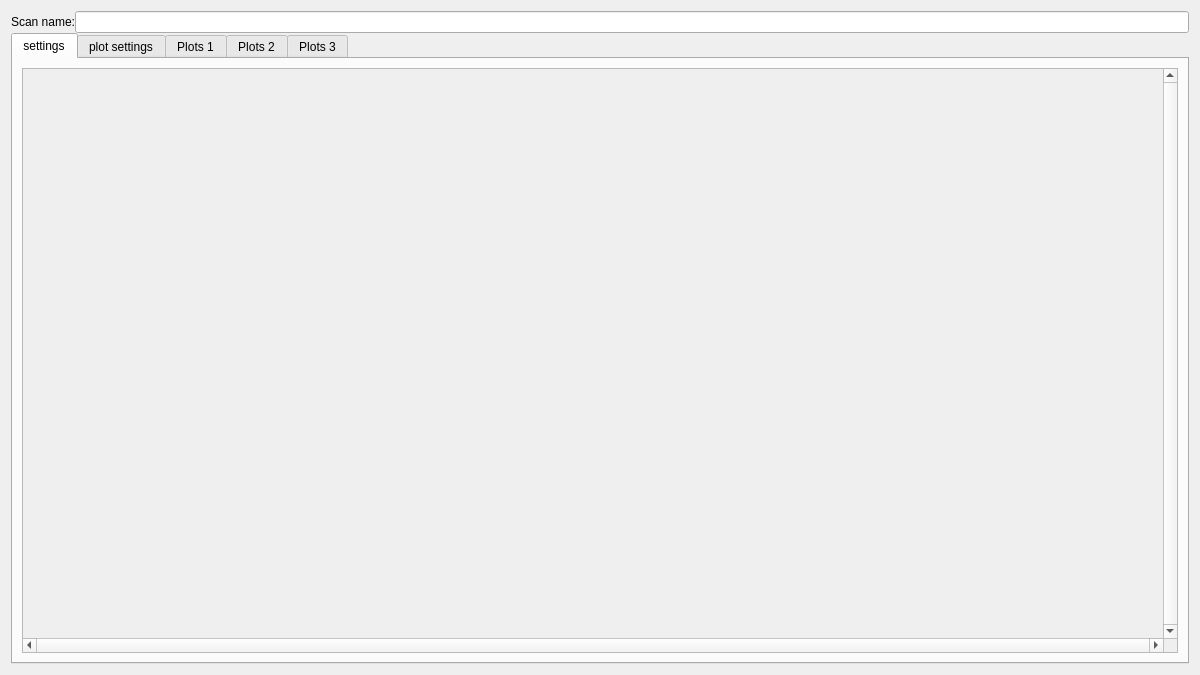
<?xml version="1.0" encoding="UTF-8"?>
<ui version="4.0">
 <class>Form</class>
 <widget class="QWidget" name="Form">
  <property name="geometry">
   <rect>
    <x>0</x>
    <y>0</y>
    <width>1200</width>
    <height>675</height>
   </rect>
  </property>
  <property name="windowTitle">
   <string>Form</string>
  </property>
  <layout class="QVBoxLayout" name="verticalLayout">
   <property name="spacing">
    <number>0</number>
   </property>
   <item>
    <layout class="QHBoxLayout" name="horizontalLayout">
     <item>
      <widget class="QLabel" name="label">
       <property name="text">
        <string>Scan name:</string>
       </property>
      </widget>
     </item>
     <item>
      <widget class="QLineEdit" name="lineEdit"/>
     </item>
    </layout>
   </item>
   <item>
    <widget class="QTabWidget" name="ScanTab">
     <property name="currentIndex">
      <number>0</number>
     </property>
     <widget class="QWidget" name="settingTab">
      <attribute name="title">
       <string>settings</string>
      </attribute>
      <layout class="QVBoxLayout" name="verticalLayout_3">
       <item>
        <widget class="QScrollArea" name="scrollArea">
         <property name="sizePolicy">
          <sizepolicy hsizetype="Preferred" vsizetype="Preferred">
           <horstretch>0</horstretch>
           <verstretch>0</verstretch>
          </sizepolicy>
         </property>
         <property name="minimumSize">
          <size>
           <width>300</width>
           <height>0</height>
          </size>
         </property>
         <property name="verticalScrollBarPolicy">
          <enum>Qt::ScrollBarAlwaysOn</enum>
         </property>
         <property name="horizontalScrollBarPolicy">
          <enum>Qt::ScrollBarAlwaysOn</enum>
         </property>
         <property name="sizeAdjustPolicy">
          <enum>QAbstractScrollArea::AdjustIgnored</enum>
         </property>
         <property name="widgetResizable">
          <bool>true</bool>
         </property>
         <widget class="QWidget" name="scrollAreaWidgetContents">
          <property name="geometry">
           <rect>
            <x>0</x>
            <y>0</y>
            <width>1139</width>
            <height>574</height>
           </rect>
          </property>
          <layout class="QVBoxLayout" name="verticalLayout_4"/>
         </widget>
        </widget>
       </item>
      </layout>
     </widget>
     <widget class="QWidget" name="PlotSettingTab">
      <attribute name="title">
       <string>plot settings</string>
      </attribute>
      <layout class="QVBoxLayout" name="verticalLayout_6">
       <item>
        <layout class="QVBoxLayout" name="verticalLayout_2"/>
       </item>
       <item>
        <spacer name="verticalSpacer">
         <property name="orientation">
          <enum>Qt::Vertical</enum>
         </property>
         <property name="sizeType">
          <enum>QSizePolicy::MinimumExpanding</enum>
         </property>
         <property name="sizeHint" stdset="0">
          <size>
           <width>20</width>
           <height>0</height>
          </size>
         </property>
        </spacer>
       </item>
       <item>
        <layout class="QGridLayout" name="gridLayout_2">
         <item row="2" column="1" colspan="2">
          <widget class="QPushButton" name="save_setting_button">
           <property name="sizePolicy">
            <sizepolicy hsizetype="Fixed" vsizetype="Fixed">
             <horstretch>0</horstretch>
             <verstretch>0</verstretch>
            </sizepolicy>
           </property>
           <property name="minimumSize">
            <size>
             <width>200</width>
             <height>0</height>
            </size>
           </property>
           <property name="font">
            <font>
             <pointsize>8</pointsize>
            </font>
           </property>
           <property name="text">
            <string>Save setting</string>
           </property>
          </widget>
         </item>
         <item row="1" column="1" colspan="2">
          <widget class="QPushButton" name="load_button">
           <property name="sizePolicy">
            <sizepolicy hsizetype="Fixed" vsizetype="Fixed">
             <horstretch>80</horstretch>
             <verstretch>0</verstretch>
            </sizepolicy>
           </property>
           <property name="minimumSize">
            <size>
             <width>200</width>
             <height>0</height>
            </size>
           </property>
           <property name="font">
            <font>
             <pointsize>8</pointsize>
            </font>
           </property>
           <property name="text">
            <string>Load</string>
           </property>
          </widget>
         </item>
         <item row="6" column="1" colspan="2">
          <widget class="QPushButton" name="scan_button">
           <property name="sizePolicy">
            <sizepolicy hsizetype="Fixed" vsizetype="Fixed">
             <horstretch>0</horstretch>
             <verstretch>0</verstretch>
            </sizepolicy>
           </property>
           <property name="minimumSize">
            <size>
             <width>200</width>
             <height>60</height>
            </size>
           </property>
           <property name="font">
            <font>
             <pointsize>10</pointsize>
             <weight>50</weight>
             <bold>false</bold>
            </font>
           </property>
           <property name="text">
            <string>Scan</string>
           </property>
          </widget>
         </item>
         <item row="7" column="1" colspan="2">
          <widget class="QPushButton" name="stop_button">
           <property name="sizePolicy">
            <sizepolicy hsizetype="Fixed" vsizetype="Fixed">
             <horstretch>0</horstretch>
             <verstretch>0</verstretch>
            </sizepolicy>
           </property>
           <property name="minimumSize">
            <size>
             <width>200</width>
             <height>60</height>
            </size>
           </property>
           <property name="font">
            <font>
             <pointsize>10</pointsize>
             <weight>50</weight>
             <bold>false</bold>
            </font>
           </property>
           <property name="text">
            <string>Stop</string>
           </property>
          </widget>
         </item>
         <item row="1" column="0">
          <widget class="QLabel" name="label_6">
           <property name="font">
            <font>
             <pointsize>8</pointsize>
            </font>
           </property>
           <property name="text">
            <string>Comments</string>
           </property>
          </widget>
         </item>
         <item row="6" column="0" rowspan="2">
          <widget class="QTextEdit" name="logStatus_textEdit"/>
         </item>
         <item row="2" column="0" rowspan="2">
          <widget class="QPlainTextEdit" name="comments_textEdit">
           <property name="sizePolicy">
            <sizepolicy hsizetype="Expanding" vsizetype="Expanding">
             <horstretch>0</horstretch>
             <verstretch>0</verstretch>
            </sizepolicy>
           </property>
          </widget>
         </item>
         <item row="3" column="1">
          <widget class="QLabel" name="label_3">
           <property name="sizePolicy">
            <sizepolicy hsizetype="Fixed" vsizetype="Preferred">
             <horstretch>0</horstretch>
             <verstretch>0</verstretch>
            </sizepolicy>
           </property>
           <property name="text">
            <string>Num of Plots Per Page</string>
           </property>
          </widget>
         </item>
         <item row="3" column="2">
          <widget class="QComboBox" name="PlotsPerPage">
           <property name="sizePolicy">
            <sizepolicy hsizetype="Fixed" vsizetype="Fixed">
             <horstretch>40</horstretch>
             <verstretch>0</verstretch>
            </sizepolicy>
           </property>
           <property name="minimumSize">
            <size>
             <width>50</width>
             <height>0</height>
            </size>
           </property>
           <property name="currentText">
            <string>2x2</string>
           </property>
           <property name="currentIndex">
            <number>1</number>
           </property>
           <item>
            <property name="text">
             <string>2x1</string>
            </property>
           </item>
           <item>
            <property name="text">
             <string>2x2</string>
            </property>
           </item>
           <item>
            <property name="text">
             <string>2x4</string>
            </property>
           </item>
           <item>
            <property name="text">
             <string>3x3</string>
            </property>
           </item>
           <item>
            <property name="text">
             <string>3x4</string>
            </property>
           </item>
          </widget>
         </item>
        </layout>
       </item>
      </layout>
     </widget>
     <widget class="QWidget" name="Plots1Tab">
      <attribute name="title">
       <string>Plots 1</string>
      </attribute>
      <layout class="QVBoxLayout" name="verticalLayout_5">
       <item>
        <layout class="QVBoxLayout" name="plots1_layout">
         <property name="spacing">
          <number>0</number>
         </property>
        </layout>
       </item>
       <item>
        <spacer name="verticalSpacer_2">
         <property name="orientation">
          <enum>Qt::Vertical</enum>
         </property>
         <property name="sizeType">
          <enum>QSizePolicy::Expanding</enum>
         </property>
         <property name="sizeHint" stdset="0">
          <size>
           <width>0</width>
           <height>0</height>
          </size>
         </property>
        </spacer>
       </item>
       <item>
        <layout class="QHBoxLayout" name="horizontalLayout_2">
         <item>
          <widget class="QLabel" name="scan_time_info_1">
           <property name="font">
            <font>
             <pointsize>8</pointsize>
            </font>
           </property>
           <property name="text">
            <string>Remaining/Total Time:</string>
           </property>
          </widget>
         </item>
         <item>
          <widget class="QLabel" name="scan_point_info_1">
           <property name="font">
            <font>
             <pointsize>8</pointsize>
            </font>
           </property>
           <property name="text">
            <string>Finished/Total Points:</string>
           </property>
          </widget>
         </item>
        </layout>
       </item>
       <item>
        <layout class="QGridLayout" name="gridLayout_plot1">
         <item row="2" column="1">
          <widget class="QPushButton" name="resume_button_1">
           <property name="text">
            <string>Resume</string>
           </property>
          </widget>
         </item>
         <item row="0" column="0">
          <widget class="QPushButton" name="scan_button_1">
           <property name="text">
            <string>Scan</string>
           </property>
          </widget>
         </item>
         <item row="0" column="2">
          <widget class="QPushButton" name="update_plots_button_1">
           <property name="text">
            <string>Update Plots</string>
           </property>
          </widget>
         </item>
         <item row="0" column="3">
          <widget class="QCheckBox" name="lock_levels_checkbox_1">
           <property name="toolTip">
            <string>Keep the current colour-map levels of the image plots on this tab. Drag the colour bar to set them; untick to fit them to the data again.</string>
           </property>
           <property name="text">
            <string>Lock color levels</string>
           </property>
          </widget>
         </item>
         <item row="2" column="2">
          <widget class="QPushButton" name="save_plots_button_1">
           <property name="text">
            <string>Save plots</string>
           </property>
          </widget>
         </item>
         <item row="0" column="1">
          <widget class="QPushButton" name="stop_button_1">
           <property name="text">
            <string>Stop</string>
           </property>
          </widget>
         </item>
         <item row="2" column="0">
          <widget class="QPushButton" name="pause_button_1">
           <property name="text">
            <string>Pause</string>
           </property>
          </widget>
         </item>
        </layout>
       </item>
      </layout>
     </widget>
     <widget class="QWidget" name="Plots2Tab">
      <attribute name="title">
       <string>Plots 2</string>
      </attribute>
      <layout class="QVBoxLayout" name="verticalLayout_6">
       <item>
        <layout class="QVBoxLayout" name="plots2_layout">
         <property name="spacing">
          <number>0</number>
         </property>
        </layout>
       </item>
       <item>
        <spacer name="verticalSpacer_3">
         <property name="orientation">
          <enum>Qt::Vertical</enum>
         </property>
         <property name="sizeType">
          <enum>QSizePolicy::MinimumExpanding</enum>
         </property>
         <property name="sizeHint" stdset="0">
          <size>
           <width>0</width>
           <height>0</height>
          </size>
         </property>
        </spacer>
       </item>
       <item>
        <layout class="QHBoxLayout" name="horizontalLayout_3">
         <item>
          <widget class="QLabel" name="scan_time_info_2">
           <property name="font">
            <font>
             <pointsize>8</pointsize>
            </font>
           </property>
           <property name="text">
            <string>Remaining/Total Time:</string>
           </property>
          </widget>
         </item>
         <item>
          <widget class="QLabel" name="scan_point_info_2">
           <property name="font">
            <font>
             <pointsize>8</pointsize>
            </font>
           </property>
           <property name="text">
            <string>Finished/Total Points:</string>
           </property>
          </widget>
         </item>
        </layout>
       </item>
       <item>
        <layout class="QGridLayout" name="gridLayout_plot2">
         <item row="0" column="0">
          <widget class="QPushButton" name="scan_button_2">
           <property name="text">
            <string>Scan</string>
           </property>
          </widget>
         </item>
         <item row="0" column="1">
          <widget class="QPushButton" name="stop_button_2">
           <property name="text">
            <string>Stop</string>
           </property>
          </widget>
         </item>
         <item row="0" column="2">
          <widget class="QPushButton" name="update_plots_button_2">
           <property name="text">
            <string>Update Plots</string>
           </property>
          </widget>
         </item>
         <item row="0" column="3">
          <widget class="QCheckBox" name="lock_levels_checkbox_2">
           <property name="toolTip">
            <string>Keep the current colour-map levels of the image plots on this tab. Drag the colour bar to set them; untick to fit them to the data again.</string>
           </property>
           <property name="text">
            <string>Lock color levels</string>
           </property>
          </widget>
         </item>
         <item row="2" column="0">
          <widget class="QPushButton" name="pause_button_2">
           <property name="text">
            <string>Pause</string>
           </property>
          </widget>
         </item>
         <item row="2" column="1">
          <widget class="QPushButton" name="resume_button_2">
           <property name="text">
            <string>Resume</string>
           </property>
          </widget>
         </item>
         <item row="2" column="2">
          <widget class="QPushButton" name="save_plots_button_2">
           <property name="text">
            <string>Save plots</string>
           </property>
          </widget>
         </item>
        </layout>
       </item>
      </layout>
     </widget>
     <widget class="QWidget" name="Plots3Tab">
      <attribute name="title">
       <string>Plots 3</string>
      </attribute>
      <layout class="QVBoxLayout" name="verticalLayout_7">
       <item>
        <layout class="QVBoxLayout" name="plots3_layout">
         <property name="spacing">
          <number>0</number>
         </property>
        </layout>
       </item>
       <item>
        <spacer name="verticalSpacer_4">
         <property name="orientation">
          <enum>Qt::Vertical</enum>
         </property>
         <property name="sizeType">
          <enum>QSizePolicy::MinimumExpanding</enum>
         </property>
         <property name="sizeHint" stdset="0">
          <size>
           <width>0</width>
           <height>0</height>
          </size>
         </property>
        </spacer>
       </item>
       <item>
        <layout class="QHBoxLayout" name="horizontalLayout_4">
         <item>
          <widget class="QLabel" name="scan_time_info_3">
           <property name="font">
            <font>
             <pointsize>8</pointsize>
            </font>
           </property>
           <property name="text">
            <string>Remaining/Total Time:</string>
           </property>
          </widget>
         </item>
         <item>
          <widget class="QLabel" name="scan_point_info_3">
           <property name="font">
            <font>
             <pointsize>8</pointsize>
            </font>
           </property>
           <property name="text">
            <string>Finished/Total Points:</string>
           </property>
          </widget>
         </item>
        </layout>
       </item>
       <item>
        <layout class="QGridLayout" name="gridLayout_plot3">
         <item row="0" column="0">
          <widget class="QPushButton" name="scan_button_3">
           <property name="text">
            <string>Scan</string>
           </property>
          </widget>
         </item>
         <item row="0" column="1">
          <widget class="QPushButton" name="stop_button_3">
           <property name="text">
            <string>Stop</string>
           </property>
          </widget>
         </item>
         <item row="0" column="2">
          <widget class="QPushButton" name="update_plots_button_3">
           <property name="text">
            <string>Update Plots</string>
           </property>
          </widget>
         </item>
         <item row="0" column="3">
          <widget class="QCheckBox" name="lock_levels_checkbox_3">
           <property name="toolTip">
            <string>Keep the current colour-map levels of the image plots on this tab. Drag the colour bar to set them; untick to fit them to the data again.</string>
           </property>
           <property name="text">
            <string>Lock color levels</string>
           </property>
          </widget>
         </item>
         <item row="2" column="0">
          <widget class="QPushButton" name="pause_button_3">
           <property name="text">
            <string>Pause</string>
           </property>
          </widget>
         </item>
         <item row="2" column="1">
          <widget class="QPushButton" name="resume_button_3">
           <property name="text">
            <string>Resume</string>
           </property>
          </widget>
         </item>
         <item row="2" column="2">
          <widget class="QPushButton" name="save_plots_button_3">
           <property name="text">
            <string>Save plots</string>
           </property>
          </widget>
         </item>
        </layout>
       </item>
      </layout>
     </widget>
    </widget>
   </item>
  </layout>
 </widget>
 <resources/>
 <connections/>
</ui>
